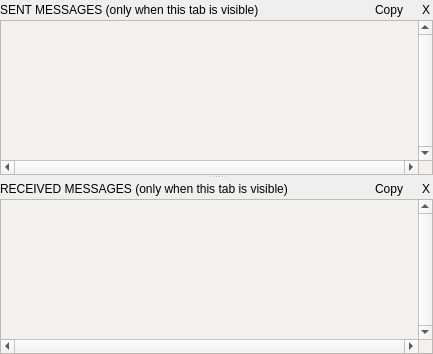
<?xml version="1.0" encoding="UTF-8"?>
<ui version="4.0">
 <class>MessageManagerLog</class>
 <widget class="QWidget" name="MessageManagerLog">
  <property name="geometry">
   <rect>
    <x>0</x>
    <y>0</y>
    <width>433</width>
    <height>354</height>
   </rect>
  </property>
  <property name="windowTitle">
   <string>Form</string>
  </property>
  <property name="statusTip">
   <string>Full messages log|This tab allows you to see all the sent and received messages. Useful to see exactly what's happening and to understand IanniX inputs/outputs.\n Be careful, this log is *very* CPU intensive and the score accuracy may decrease if this tab is displayed during playback.</string>
  </property>
  <property name="styleSheet">
   <string notr="true">QWidget#logSend, QWidget#logReceive {
	font: 						10px &quot;Lucida Console&quot;, &quot;Monaco&quot;, &quot;Monospace&quot;;
	background-color: 	rgb(242, 241, 237);
	color:						black;
}
QPushButton  {
	min-width:  		14px;
	min-height: 		14px;
	max-width:  	14px;
	max-height: 	14px;
	width:  				14px;
	height: 			14px;
	padding:			0px;
	border-radius: 7px;
}
QPushButton#logSendCopy, QPushButton#logReceiveCopy {
	min-width:  		40px;
	max-width:  	40px;
	width:  				40px;
}</string>
  </property>
  <layout class="QVBoxLayout" name="verticalLayout_3">
   <property name="spacing">
    <number>0</number>
   </property>
   <property name="margin">
    <number>0</number>
   </property>
   <item>
    <widget class="QSplitter" name="splitter">
     <property name="orientation">
      <enum>Qt::Vertical</enum>
     </property>
     <widget class="QWidget" name="layoutWidget23">
      <layout class="QVBoxLayout" name="verticalLayout_2">
       <property name="spacing">
        <number>0</number>
       </property>
       <item>
        <layout class="QHBoxLayout" name="horizontalLayout">
         <property name="spacing">
          <number>10</number>
         </property>
         <item>
          <widget class="QLabel" name="label_3">
           <property name="text">
            <string>SENT MESSAGES (only when this tab is visible)</string>
           </property>
          </widget>
         </item>
         <item>
          <spacer name="horizontalSpacer_2">
           <property name="orientation">
            <enum>Qt::Horizontal</enum>
           </property>
           <property name="sizeHint" stdset="0">
            <size>
             <width>40</width>
             <height>20</height>
            </size>
           </property>
          </spacer>
         </item>
         <item>
          <widget class="QPushButton" name="logSendCopy">
           <property name="toolTip">
            <string>Copies sent messages log to clipboard</string>
           </property>
           <property name="text">
            <string>Copy</string>
           </property>
          </widget>
         </item>
         <item>
          <widget class="QPushButton" name="logSendClear">
           <property name="toolTip">
            <string>Clears sent messages log</string>
           </property>
           <property name="text">
            <string>X</string>
           </property>
          </widget>
         </item>
        </layout>
       </item>
       <item>
        <widget class="QPlainTextEdit" name="logSend">
         <property name="verticalScrollBarPolicy">
          <enum>Qt::ScrollBarAlwaysOn</enum>
         </property>
         <property name="horizontalScrollBarPolicy">
          <enum>Qt::ScrollBarAlwaysOn</enum>
         </property>
         <property name="undoRedoEnabled">
          <bool>false</bool>
         </property>
         <property name="lineWrapMode">
          <enum>QPlainTextEdit::NoWrap</enum>
         </property>
         <property name="readOnly">
          <bool>true</bool>
         </property>
         <property name="plainText">
          <string/>
         </property>
         <property name="tabStopWidth">
          <number>30</number>
         </property>
        </widget>
       </item>
      </layout>
     </widget>
     <widget class="QWidget" name="layoutWidget">
      <layout class="QVBoxLayout" name="verticalLayout">
       <property name="spacing">
        <number>0</number>
       </property>
       <item>
        <layout class="QHBoxLayout" name="horizontalLayout_2">
         <property name="spacing">
          <number>10</number>
         </property>
         <item>
          <widget class="QLabel" name="label">
           <property name="text">
            <string>RECEIVED MESSAGES (only when this tab is visible)</string>
           </property>
          </widget>
         </item>
         <item>
          <spacer name="horizontalSpacer">
           <property name="orientation">
            <enum>Qt::Horizontal</enum>
           </property>
           <property name="sizeHint" stdset="0">
            <size>
             <width>40</width>
             <height>20</height>
            </size>
           </property>
          </spacer>
         </item>
         <item>
          <widget class="QPushButton" name="logReceiveCopy">
           <property name="toolTip">
            <string>Copies received messages log to clipboard</string>
           </property>
           <property name="text">
            <string>Copy</string>
           </property>
          </widget>
         </item>
         <item>
          <widget class="QPushButton" name="logReceiveClear">
           <property name="toolTip">
            <string>Clears received messages log</string>
           </property>
           <property name="text">
            <string>X</string>
           </property>
          </widget>
         </item>
        </layout>
       </item>
       <item>
        <widget class="QPlainTextEdit" name="logReceive">
         <property name="verticalScrollBarPolicy">
          <enum>Qt::ScrollBarAlwaysOn</enum>
         </property>
         <property name="horizontalScrollBarPolicy">
          <enum>Qt::ScrollBarAlwaysOn</enum>
         </property>
         <property name="undoRedoEnabled">
          <bool>false</bool>
         </property>
         <property name="lineWrapMode">
          <enum>QPlainTextEdit::NoWrap</enum>
         </property>
         <property name="readOnly">
          <bool>true</bool>
         </property>
         <property name="tabStopWidth">
          <number>30</number>
         </property>
        </widget>
       </item>
      </layout>
     </widget>
    </widget>
   </item>
  </layout>
 </widget>
 <resources/>
 <connections>
  <connection>
   <sender>logSendClear</sender>
   <signal>released()</signal>
   <receiver>logSend</receiver>
   <slot>clear()</slot>
   <hints>
    <hint type="sourcelabel">
     <x>431</x>
     <y>23</y>
    </hint>
    <hint type="destinationlabel">
     <x>184</x>
     <y>53</y>
    </hint>
   </hints>
  </connection>
  <connection>
   <sender>logReceiveClear</sender>
   <signal>released()</signal>
   <receiver>logReceive</receiver>
   <slot>clear()</slot>
   <hints>
    <hint type="sourcelabel">
     <x>431</x>
     <y>204</y>
    </hint>
    <hint type="destinationlabel">
     <x>199</x>
     <y>233</y>
    </hint>
   </hints>
  </connection>
  <connection>
   <sender>logSendCopy</sender>
   <signal>released()</signal>
   <receiver>MessageManagerLog</receiver>
   <slot>action()</slot>
   <hints>
    <hint type="sourcelabel">
     <x>383</x>
     <y>20</y>
    </hint>
    <hint type="destinationlabel">
     <x>556</x>
     <y>19</y>
    </hint>
   </hints>
  </connection>
  <connection>
   <sender>logReceiveCopy</sender>
   <signal>released()</signal>
   <receiver>MessageManagerLog</receiver>
   <slot>action()</slot>
   <hints>
    <hint type="sourcelabel">
     <x>384</x>
     <y>192</y>
    </hint>
    <hint type="destinationlabel">
     <x>542</x>
     <y>158</y>
    </hint>
   </hints>
  </connection>
 </connections>
 <slots>
  <slot>action()</slot>
 </slots>
</ui>
